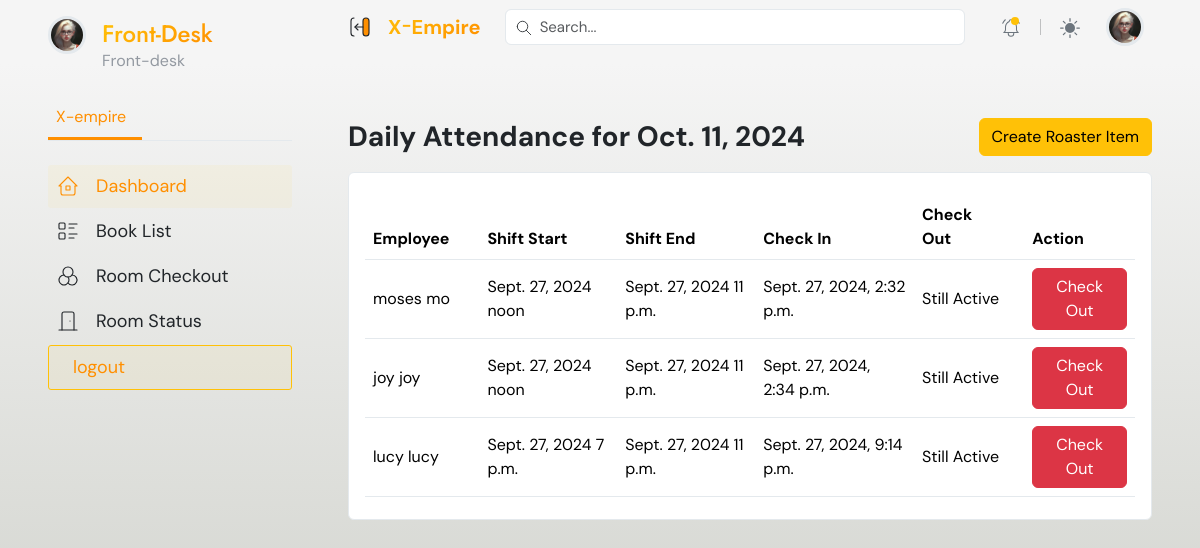
Page /hrm/departments/daily_attendance/ on the earlier database version.
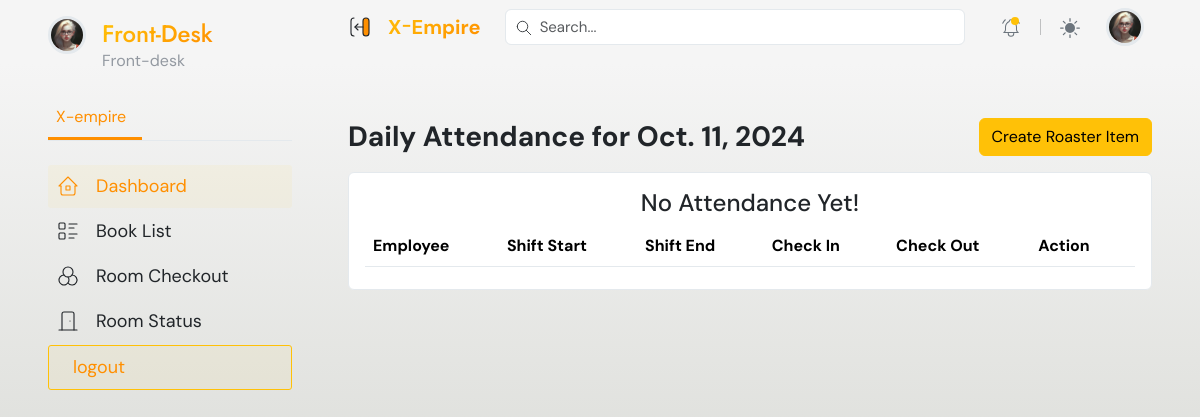
Same page on the later database version.
### hrm/models.py (models this page shows, shortened)
class Attendance(models.Model):
    SHIFTTYPE = (
        ('24_hours', '24_hours'),
        ('Morning', 'Morning'),
        ('afternoon', 'Afternoon'),
        ('night', 'Night')
    )
    employee = models.ForeignKey(Employee, on_delete=models.CASCADE, related_name='attendances')
    check_in = models.DateTimeField(auto_now_add= True)
    check_out = models.DateTimeField(null=True, blank=True)
    shift_type = models.CharField(max_length=50, choices=SHIFTTYPE,blank=True, null=True,)
    shift_location = models.ForeignKey(DepartmentLocation, blank=True, null=True, on_delete=models.CASCADE)
    active = models.BooleanField(default=False)
    late_arrival = models.BooleanField(default=False)
    notes = models.TextField(blank=True, null=True)
    class Meta:
        indexes = [models.Index(fields=['check_in']), models.Index(fields=['employee'])]
        unique_together = ('employee', 'check_in')

class Employee(models.Model):
    user = models.OneToOneField(User, on_delete=models.CASCADE, related_name='employee_profile', null=True, blank=True)
    department_location = models.ForeignKey(DepartmentLocation, on_delete=models.CASCADE, related_name='employee_department',blank=True, null=True)
    emergency_contact_name = models.CharField(max_length=255, null=True, blank=True)
    emergency_contact_relationship = models.CharField(max_length=255, null=True, blank=True)
    emergency_contact_phone = models.CharField(max_length=20, null=True, blank=True, )
    skills = models.ManyToManyField('Skill', related_name='employees', blank=True)
    certifications = models.ManyToManyField('Certification', related_name='employees', blank=True)
    contract_type = models.CharField(max_length=50, choices=[('full_time', 'Full-Time'), ('part_time', 'Part-Time'), ('temporary', 'Temporary')], null=True, blank=True)
    contract_start_date = models.DateField(null=True, blank=True)
    contract_end_date = models.DateField(null=True, blank=True)
    contract_renewal_date = models.DateField(null=True, blank=True)

class StaffSchedules(models.Model):
    SCHEDULESHIFTTYPE = (
        ('24_hours', '24_hours'),
        ('Morning', 'Morning'),
        ('afternoon', 'Afternoon'),
        ('night', 'Night')
    )
    scheduletype =(
        ('Pos_shift', 'Pos_shift'),
        ('Frontdesk_shift', 'Frontdesk_shift'),
        ('Potter_shift', 'Potter_shift'),
        ('Supervisor_shift', 'Supervisor_shift'),
        ('Waiter_shift', 'Waiter_shift'),
        ('Accountant_shift', 'Accountant_shift'),
        ('Store_keeper_shift', 'Store_keeper_shift'),
        ('Security_shift', 'Security_shift'),
        ('Hr_shift', 'hr_shift'),
        ('Manager', 'Manager'),
    )
    SCHEDULE_STATUS = (
        ('True','True'),
        ('False','False'),
        ('Ended','Ended'),
    )
    employee = models.ForeignKey(Employee, on_delete=models.CASCADE, related_name='schedules')
    schedule_start_date = models.DateField()
    start_time = models.TimeField()
    schedule_end_date = models.DateField()
    end_time = models.TimeField()
    schedule_shift_type = models.CharField(max_length=50, choices =SCHEDULESHIFTTYPE, blank=True, null=True)
    schedule_type = models.CharField(max_length=50, choices= scheduletype,blank=True, null=True)
    date_created = models.DateTimeField(auto_now_add=True)
    active = models.CharField(max_length =20, default="False", choices = SCHEDULE_STATUS)
    date_modified = models.DateTimeField(auto_now=True)

### accounts/models.py (models this page shows, shortened)
class User(AbstractUser):
    email = models.EmailField(unique=True)
    phone = models.CharField(max_length=100, null=True, blank=True)
    is_admin = models.BooleanField(default=False)
    is_supervisor = models.BooleanField(default=False)
    is_account_officer = models.BooleanField(default=False)
    is_frontdesk_officer = models.BooleanField(default=False)
    is_pos_officer = models.BooleanField(default=False)
    is_worker = models.BooleanField(default=False)
    active_status = models.BooleanField(default=False)
    t_and_c = models.BooleanField(default=False)
    def get_full_name(self):
        return f"{self.first_name} {self.last_name}".strip()

### hrm/views.py (the view)
# urls.py: path('departments/daily_attendance/', views.admin_worker_attendance, name='daily_attendance'),
def admin_worker_attendance(request):
    selected_date = request.GET.get('date', timezone.now().date())
    schedules = StaffSchedules.objects.filter(
        Q(schedule_start_date__lte=selected_date) & Q(schedule_end_date__gte=selected_date)
    ).select_related('employee')
    attendances = Attendance.objects.filter(
        Q(check_in__date=selected_date) | (Q(check_in__date__lte=selected_date) & Q(check_out__isnull=True))
    ).select_related('employee')
    context = {
        'selected_date': selected_date,
        'schedules': schedules,
        'attendances': attendances,
    }
    return render(request, 'pages/daily_attendance.html', context)

### hrm/templates/pages/daily_attendance.html (shortened to what the changed rows need)
{% extends 'dashboard_base.html' %}
{% load static %}
{% block content %}
    <main class="container-fluid px-0">
        <div class="content">
            <div class="px-xl-5 px-lg-4 px-3 py-3 mt-5 page-body">
                <div class="row g-3">
                    <div class="col-sm-12">
                        <div class="card">
                            <div class="card-body">
                                <table class="table dataTable align-middle table-hover table-body" style="width: 100%;">
                                    <thead>
                                        <tr>
                                            <th>Employee</th>
                                            <th>Shift Start</th>
                                            <th>Shift End</th>
                                            <th>Check In</th>
                                            <th>Check Out</th>
                                            <th>Action</th>
                                        </tr>
                                    </thead>
                                    <tbody>
                                        {% if  attendances %}
                                            {% for attendance in attendances %}
                                                <tr>
                                                    <td>{{ attendance.employee.user.get_full_name }}</td>
                                                    <td>{{ attendance.employee.schedules.first.schedule_start_date }} {{ attendance.employee.schedules.first.start_time }}</td>
                                                    <td>{{ attendance.employee.schedules.first.schedule_end_date }} {{ attendance.employee.schedules.first.end_time }}</td>
                                                    <td>{{ attendance.check_in }}</td>
                                                    <td>{{ attendance.check_out|default:"Still Active" }}</td>
                                                    <td>
                                                        {% if not attendance.check_out %}
                                                            <form method="post" action="{% url 'hrm:checkout_employee' attendance.employee.pk %}">
                                                                <button type="submit" class="btn btn-danger" >Check Out</button>
                                                            </form>
                                                        {% else %}
                                                            <button disabled>Checked Out</button>
                                                        {% endif %}
                                                    </td>
                                                </tr>
                                            {% endfor %}
                                        {% else %}
                                            <div class="text-center">
                                                <h4> No Attendance Yet! </h4>
                                            </div>
                                        {% endif %}
                                    </tbody>
                                </table>
                            </div>
                        </div>
                    </div>
                </div>
            </div>
            </main>
{% endblock %}

Differences in the rows shown:
removed Attendance: employee.user.get_full_name "moses mo", employee.schedules.first.schedule_start_date "Sept. 27, 2024", employee.schedules.first.start_time "noon", employee.schedules.first.schedule_end_date "Sept. 27, 2024", employee.schedules.first.end_time "11 p.m.", check_in "Sept. 27, 2024, 2:32 p.m.", check_out "Still Active", shows "Check Out"
removed Attendance: employee.user.get_full_name "joy joy", employee.schedules.first.schedule_start_date "Sept. 27, 2024", employee.schedules.first.start_time "noon", employee.schedules.first.schedule_end_date "Sept. 27, 2024", employee.schedules.first.end_time "11 p.m.", check_in "Sept. 27, 2024, 2:34 p.m.", check_out "Still Active", shows "Check Out"
removed Attendance: employee.user.get_full_name "lucy lucy", employee.schedules.first.schedule_start_date "Sept. 27, 2024", employee.schedules.first.start_time "7 p.m.", employee.schedules.first.schedule_end_date "Sept. 27, 2024", employee.schedules.first.end_time "11 p.m.", check_in "Sept. 27, 2024, 9:14 p.m.", check_out "Still Active", shows "Check Out"
Other differences:
text now shown: "No Attendance Yet!"
